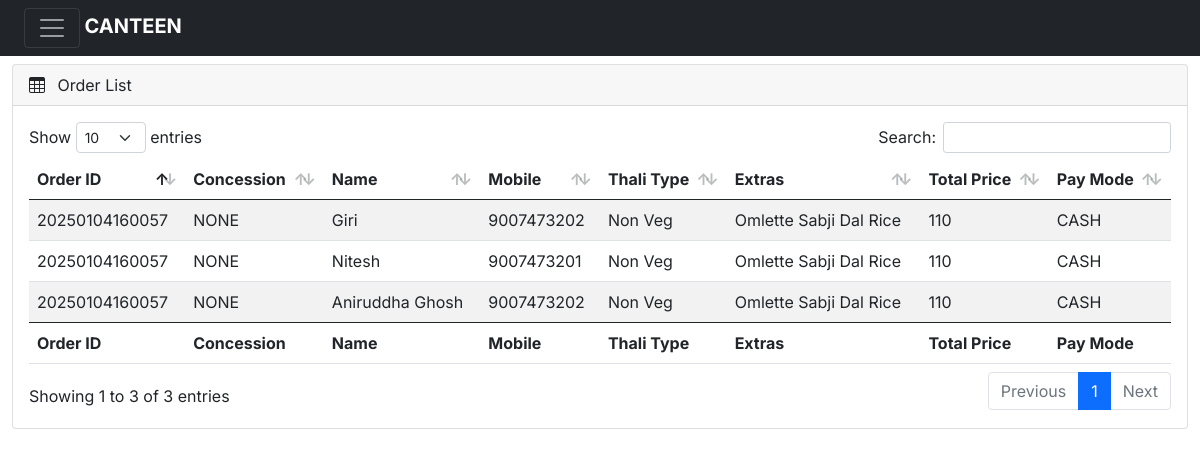
The app's page /order_list/ with its own data.
### web/models.py (models this page shows, shortened)
class Order(models.Model):
    id = models.AutoField(primary_key=True)  # Auto-incrementing primary key
    order_id = models.CharField(max_length=100, default=datetime.now().strftime('%Y%m%d%H%M%S'))  # Order ID (timestamp)
    concession_category = models.CharField(max_length=4, blank=True, null=True)  # Concession category (directly stored as a char field)
    customer_mobile = models.CharField(max_length=10, blank=True, null=True)  # Customer mobile number (directly stored)
    customer_name = models.CharField(max_length=200, blank=True, null=True)  # Customer name (directly stored)
    pay_mode = models.CharField(max_length=4, null=True )  # Payment mode (e.g., "CASH", "BILL", "FREE", "WALL", etc.)
    thali_type = models.CharField(max_length=20, blank=True, null=True)  # Thali type (stored as a char field)
    thali_type_name = models.CharField(max_length=20, blank=True, null=True)  # Thali type (stored as a char field)
    extra_item1 = models.CharField(max_length=20, blank=True, null=True)  # Extra item 1 (short name)
    extra_item1_name = models.CharField(max_length=20, blank=True, null=True)
    extra_item2 = models.CharField(max_length=20, blank=True, null=True)  # Extra item 2 (short name)
    extra_item2_name = models.CharField(max_length=20, blank=True, null=True)
    extra_item3 = models.CharField(max_length=20, blank=True, null=True)  # Extra item 3 (short name)
    extra_item3_name = models.CharField(max_length=20, blank=True, null=True)
    extra_item4 = models.CharField(max_length=20, blank=True, null=True)  # Extra item 4 (short name)
    extra_item4_name = models.CharField(max_length=20, blank=True, null=True)  # Extra item 1 (short name)
    total_price = models.IntegerField()  # Total price for the order

### web/views.py (the view)
# urls.py: path('order_list/', views.order_list, name='order_list'),
def order_list(request):
    orders = Order.objects.all()
    return render(request, 'orders/order_list.html', {'orders': orders})

### web/templates/orders/order_list.html (shortened to what this page needs)
{% load static %}
<!DOCTYPE html>
<html lang="en">
<head>
    <link rel="stylesheet" href="{% static 'lib/css/bootstrap.min.css' %}">
    <link rel="stylesheet" href="https://cdn.jsdelivr.net/npm/bootstrap-icons@1.4.1/font/bootstrap-icons.css">
    <link rel="stylesheet" href="{% static 'lib/css/dataTables.bootstrap5.min.css' %}">
    <link rel="stylesheet" href="{% static 'lib/css/style.css' %}">
</head>
<body>
    <nav class="navbar navbar-dark bg-dark fixed-top">
      <div class="container-fluid">
      <div class="container-fluid">
        <button
          class="navbar-toggler"
          type="button"
          data-bs-toggle="offcanvas"
          data-bs-target="#sidebar"
          aria-controls="offcanvasExample"
        >
          <span class="navbar-toggler-icon" data-bs-target="#sidebar"></span>
        </button>
        <a class="navbar-brand me-auto ms-lg-0 ms-3 text-uppercase fw-bold" href="#">Canteen</a>
      </div>
      </nav>
    <main class="mt-5 pt-3">
      <div class="container-fluid">
        <div class="row">
          <div class="col-md-12 mb-3">
            <div class="card">
              <div class="card-header">
                <span><i class="bi bi-table me-2"></i></span> Order List
              </div>
              <div class="card-body">
                <div class="table-responsive">
                  <table id="example" class="table table-striped data-table" style="width: 100%">
                    <thead>
                      <tr>
                        <th>Order ID</th>
                        <th>Concession</th>
                        <th>Name</th>
                        <th>Mobile</th>
                        <th>Thali Type</th>
                        <th>Extras</th>
                        <th>Total Price</th>
                        <th>Pay Mode</th>
                      </tr>
                    </thead>
                    <tbody>
                      {% for order in orders %}
                        <tr>
                          <td>{{ order.order_id }}</td>
                          <td>{{ order.concession_category }}</td>
                          <td>{{ order.customer_name }}</td>
                          <td>{{ order.customer_mobile }}</td>
                          <td>{{ order.thali_type_name }}</td>
                          <td>
                                {% if order.extra_item1 %}{{ order.extra_item1_name }} {% endif %}
                                {% if order.extra_item2 %}{{ order.extra_item2_name }} {% endif %}
                                {% if order.extra_item3 %}{{ order.extra_item3_name }} {% endif %}
                                {% if order.extra_item4 %}{{ order.extra_item4_name }} {% endif %}
                          </td>
                          <td>{{ order.total_price }}</td>
                          <td>{{ order.pay_mode }}</td>
                        </tr>
                      {% endfor %}
                    </tbody>
                    <tfoot>
                      <tr>
                        <th>Order ID</th>
                        <th>Concession</th>
                        <th>Name</th>
                        <th>Mobile</th>
                        <th>Thali Type</th>
                        <th>Extras</th>
                        <th>Total Price</th>
                        <th>Pay Mode</th>
                      </tr>
                    </tfoot>
                  </table>
                </div>
              </div>
            </div>
          </div>
        </div>
      </div>
    </main>
</body>
</html>

### records on screen
Order: order_id "20250104160057", concession_category "NONE", customer_name "Giri", customer_mobile "9007473202", thali_type_name "Non Veg", extra_item1_name "Omlette", extra_item2_name "Sabji", extra_item3_name "Dal", extra_item4_name "Rice", total_price "110", pay_mode "CASH"
Order: order_id "20250104160057", concession_category "NONE", customer_name "Nitesh", customer_mobile "9007473201", thali_type_name "Non Veg", extra_item1_name "Omlette", extra_item2_name "Sabji", extra_item3_name "Dal", extra_item4_name "Rice", total_price "110", pay_mode "CASH"
Order: order_id "20250104160057", concession_category "NONE", customer_name "Aniruddha Ghosh", customer_mobile "9007473202", thali_type_name "Non Veg", extra_item1_name "Omlette", extra_item2_name "Sabji", extra_item3_name "Dal", extra_item4_name "Rice", total_price "110", pay_mode "CASH"
